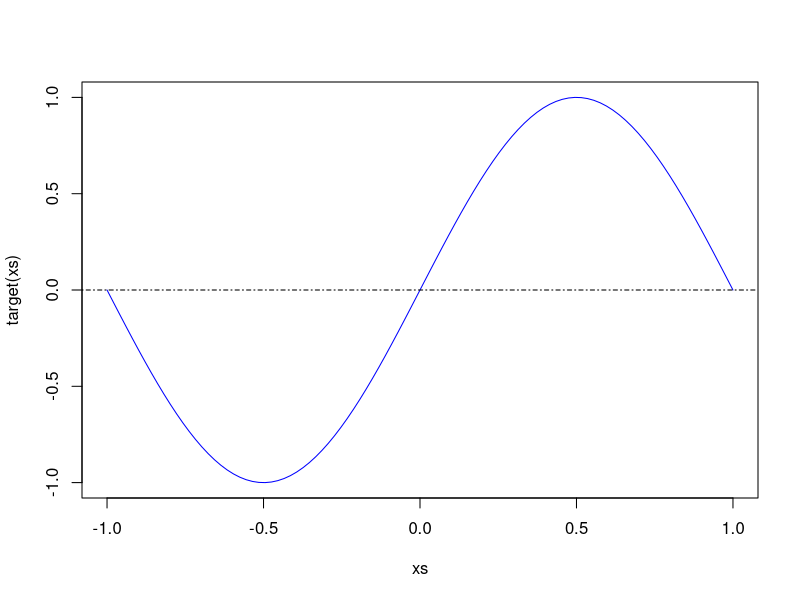
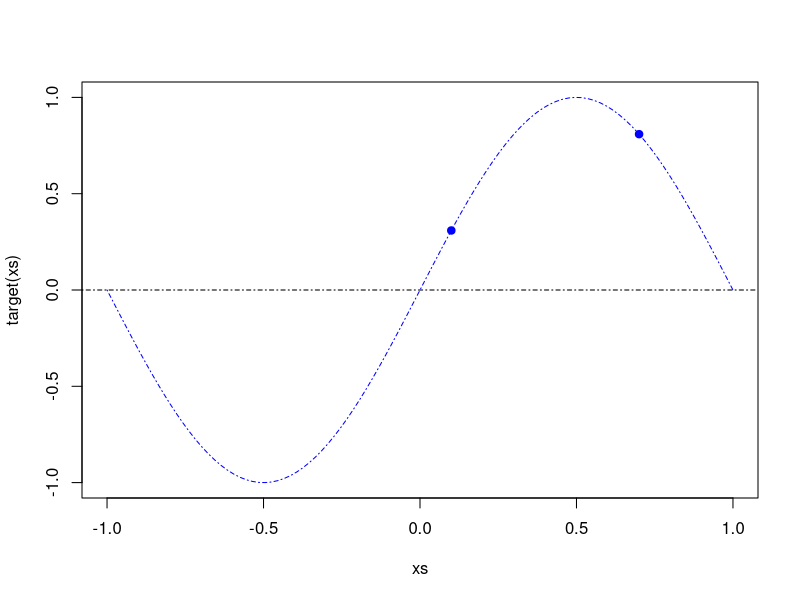
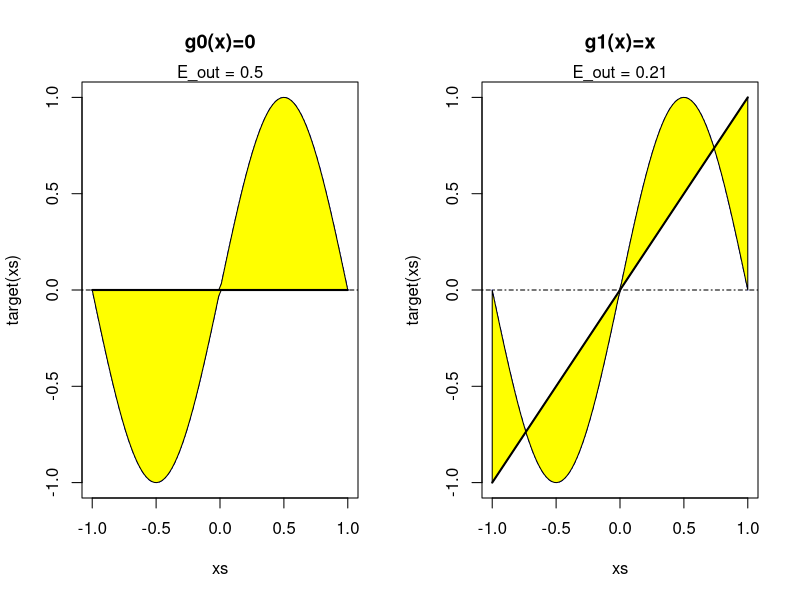
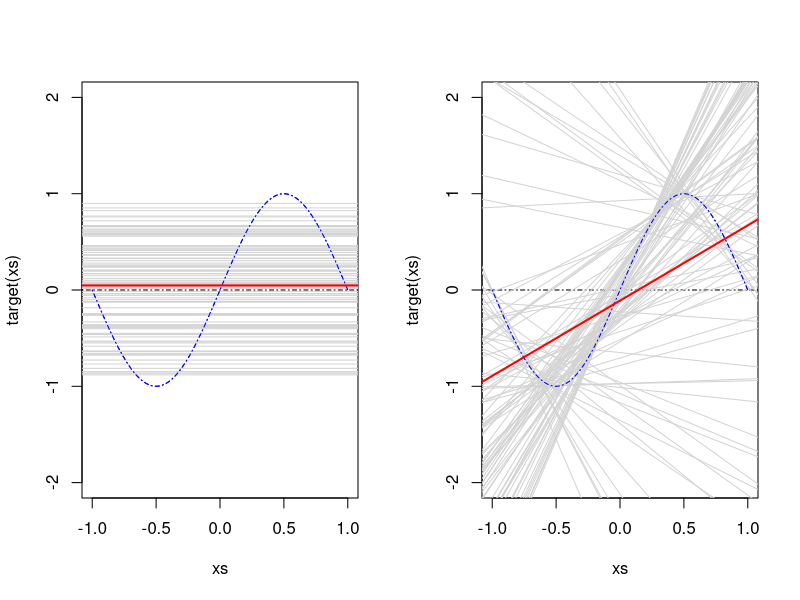

The R script that drew these images, in order:
## ---- chunk 1
target <- function(x) {
  sin(pi*x)
}
xs <- seq(-1,1,length.out=100)
plot(xs, target(xs), type="l", col="blue")
abline(h=0, lty=4)
## ---- chunk 2
set.seed(101)
D <- data.frame(x=c(.1,.7), y=target(c(.1,.7)))

plot(xs, target(xs), type="l", col="blue", lty=4) # remember that the target is unknown
abline(h=0, lty=4)
points(D$x,D$y,col="blue",pch=19)
## ---- chunk 3
g0 <- function(x) {x-x} # hack to fool R
g1 <- function(x) {x}
## ---- chunk 4
error <- function(gs, ys) {
  sum((gs-ys)^2)/length(gs)
}

h0.e.out <- error(g0(xs), target(xs))
h1.e.out <- error(g1(xs), target(xs))

# function to fill the difference of two functions in a plot
#  xs: the x values to make the plot
#  f1, f2: the two functions to plot their differences
fill.difference <- function(xs, f1, f2, col="yellow") {
  polygon(c(xs,rev(xs)), 
          c(pmax(f1(xs),f2(xs)), pmin(f1(rev(xs)),f2(rev(xs)))), 
          col=col)
}

par(mfcol=c(1,2))
plot(xs, target(xs), type="l", col="blue", lty=4, main="g0(x)=0")
abline(h=0, lty=4)
fill.difference(xs, target, g0)
points(xs, g0(xs), type="l", col="black", lwd=2)
mtext(paste0("E_out = ", signif(h0.e.out, digits=2)), 3)

plot(xs, target(xs), type="l", col="blue", lty=4, main="g1(x)=x")
abline(h=0, lty=4)
fill.difference(xs, target, g1)
points(xs, g1(xs), type="l", col="black", lwd=2)
mtext(paste0("E_out = ", signif(h1.e.out, digits=2)), 3)
## ---- chunk 5
plot(xs, target(xs), ylim=c(-2,2), type="l", col="blue", lty=4)
abline(h=0, lty=4)

g0.param.b <- 0 # parameter for the average hypothesis g0(x) = b

runs <- 100
for (i in 1:runs) {
  Dx <- runif(2,-1,1)
  D <- data.frame(x=Dx, y=target(Dx))
  
  abline(h=mean(D$x), col="lightgray")
  
  g0.param.b <- g0.param.b + mean(D$x)
}
points(xs, target(xs), type="l", col="blue", lty=4)
     
g0.param.b <- g0.param.b / runs
abline(h=g0.param.b, col="red", lwd=2) # show average hypothesis
## ---- chunk 6
plot(xs, target(xs), ylim=c(-2,2), type="l", col="blue", lty=4)
abline(h=0, lty=4)

g1.param.a <- 0 # parameters for the average hypothesis g1(x) = ax+b
g1.param.b <- 0

runs <- 100
for (i in 1:runs) {
  Dx <- runif(2,-1,1)
  D <- data.frame(x=Dx, y=target(Dx))  # create a new dataset D
  
  slope <- (D$y[1]-D$y[2])/(D$x[1]-D$x[2])
  intercept <- D$y[1] - slope * D$x[1]
  abline(intercept, slope, col="lightgray")
  
  g1.param.a <- g1.param.a + slope
  g1.param.b <- g1.param.b + intercept
}
points(xs, target(xs), type="l", col="blue", lty=4)

g1.param.a <- g1.param.a / runs
g1.param.b <- g1.param.b / runs
abline(g1.param.b, g1.param.a, col="red", lwd=2) # show average hypothesis
## ---- chunk 7
g0.param.b
g1.param.a
g1.param.b
## ---- chunk 8
g0_avg <- function (x) {
  g0.param.b * (x^0) # again a R hack
}

g1_avg <- function (x) {
  g1.param.a * x + g1.param.b
}
## ---- chunk 9
xs <- seq(-1,1,length.out=10000)
bias.h0 <- error(g0_avg(xs), target(xs))
bias.h0
bias.h1 <- error(g1_avg(xs), target(xs))
bias.h1
## ---- chunk 10
xs       <- seq(-1,1,length.out=1000)
datasets <- 100 # how many different datasets will be checked

variance.h0 <- 0
variance.h1 <- 0

for(x in xs) {              # for each observation
  
  gs.h0 <- rep(NA,datasets) # (g^D(x)-g0_avg(x))^2, for a given D
  gs.h1 <- rep(NA,datasets) # (g^D(x)-g1_avg(x))^2, for a given D

  for(d in 1:datasets) {    # for each dataset
    Dx <- runif(2,-1,1)
    D <- data.frame(x=Dx, y=target(Dx))  # create a new dataset D
  
    # process H0:
    gs.h0[d] <- (mean(D$x) - g0_avg(x))^2
    
    # process H1:
    a <- (D$y[1]-D$y[2])/(D$x[1]-D$x[2])
    b <- D$y[1] - a * D$x[1]
    gs.h1[d] <- ((a*x + b) - g1_avg(x))^2
  } 
  
  variance.h0 <- variance.h0 + mean(gs.h0) # mean(gs.h0) == E_D(...)
  variance.h1 <- variance.h1 + mean(gs.h1) # mean(gs.h0) == E_D(...)
}

variance.h0 <- variance.h0 / length(xs) # E_x(...)
variance.h0
variance.h1 <- variance.h1 / length(xs) # E_x(...)
variance.h1
## ---- chunk 11
xs       <- seq(-1,1,length.out=1000)
h0.e.out <- 0
h1.e.out <- 0

datasets <- 100 # how many different datasets will be checked

for(x in xs) {              # for each observation
  
  gs.h0 <- rep(NA,datasets) # (g^D(x)-target(x))^2, for a given D
  gs.h1 <- rep(NA,datasets) # (g^D(x)-target(x))^2, for a given D

  for(d in 1:datasets) {    # for each dataset
    Dx <- runif(2,-1,1)
    D <- data.frame(x=Dx, y=target(Dx))  # create a new dataset D
  
    # process H0:
    gs.h0[d] <- (mean(D$x) - target(x))^2
    
    # process H1:
    a <- (D$y[1]-D$y[2])/(D$x[1]-D$x[2])
    b <- D$y[1] - a * D$x[1]
    gs.h1[d] <- ((a*x + b) - target(x))^2
  } 
  
  h0.e.out <- h0.e.out + mean(gs.h0) # mean(gs.h0) == E_D(...)
  h1.e.out <- h1.e.out + mean(gs.h1) # mean(gs.h0) == E_D(...)
}

h0.e.out <- h0.e.out / length(xs) # E_x(...)
h0.e.out  # should be approx to bias.h0 + variance.h0
bias.h0 + variance.h0
h1.e.out <- h1.e.out / length(xs) # E_x(...)
h1.e.out  # should be approx to bias.h1 + variance.h1
bias.h1 + variance.h1
